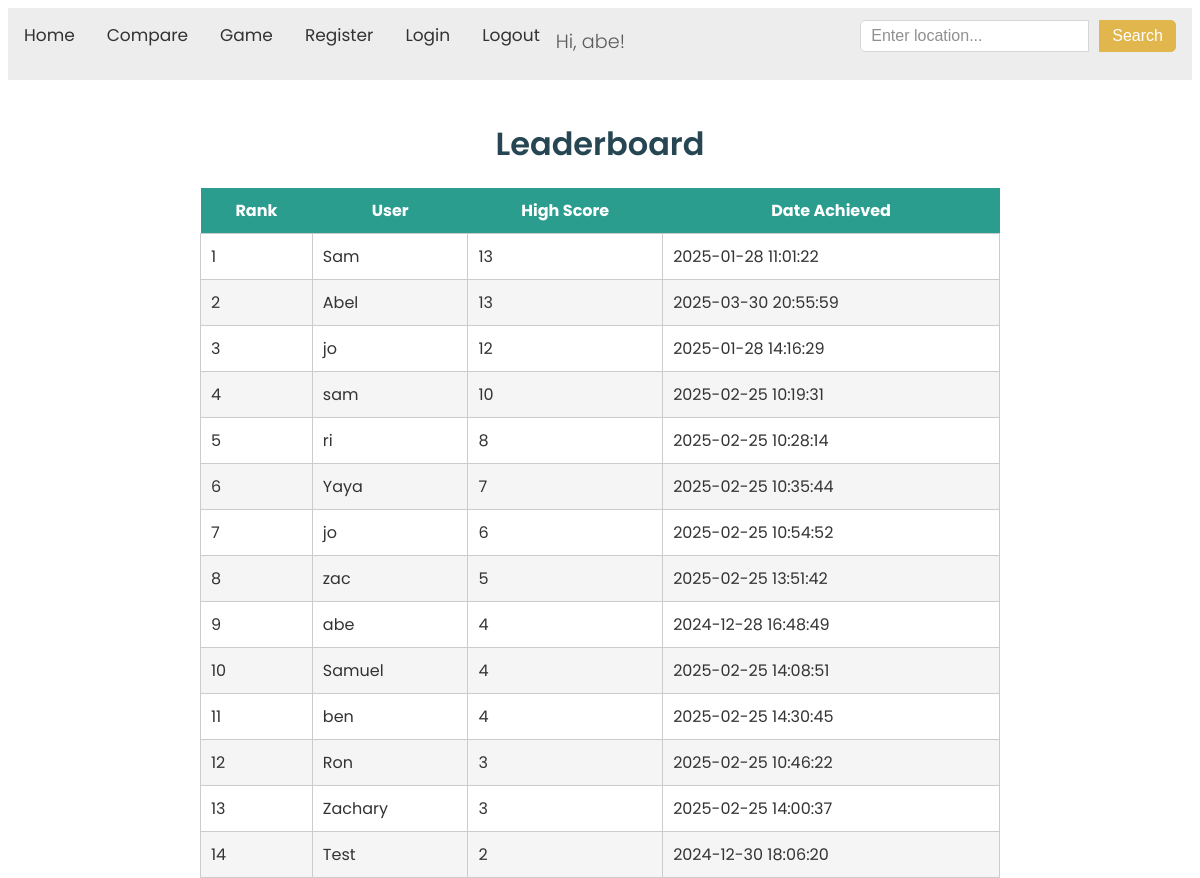
Page /leaderboard (signed in) on the committed database.
### tables this page shows
CREATE TABLE users (
                   id INTEGER PRIMARY KEY AUTOINCREMENT,
                   name TEXT NOT NULL,
                   email TEXT NOT NULL UNIQUE,
                   password TEXT NOT NULL);

### main.py (the view)
@app.route('/leaderboard')
def leaderboard():
    conn = sqlite3.connect('users.db')
    cursor = conn.cursor()
    cursor.execute('''
    SELECT u.name, MAX(h.score) as best_score, MAX(h.created_at) as latest_attempt
    FROM high_scores h
    JOIN users u ON u.id = h.user_id
    GROUP BY u.id
    ORDER BY best_score DESC, latest_attempt ASC
''')
    leaderboard_data = cursor.fetchall()
    conn.close()
    return render_template('leaderboard.html', leaderboard=leaderboard_data, enumerate=enumerate)

### main.py (called while the page is built)
@app.before_request
def load_loggd_in_user():
    g.user_name = session.get('user_name')

### templates/leaderboard.html
{% extends "base.html" %}
{% block content %}
<div class="leaderboard-container">
    <h1>Leaderboard</h1>
    <table>
        <thead>
            <tr>
                <th>Rank</th>
                <th>User</th>
                <th>High Score</th>
                <th>Date Achieved</th>
            </tr>
        </thead>
        <tbody>
            {% for rank, entry in enumerate(leaderboard, start=1) %}
            <tr>
                <td>{{ rank }}</td>
                <td>{{ entry[0] }}</td>
                <td>{{ entry[1] }}</td>
                <td>{{ entry[2] }}</td>
            </tr>
            {% endfor %}
        </tbody>
    </table>
</div>
{% endblock %}

### templates/base.html (shortened to what this page needs)
<html lang="en">
    <head>
        <link rel="stylesheet" href="{{ url_for('static',filename='styles.css')}}">
        <link href="https://cdnjs.cloudflare.com/ajax/libs/weather-icons/2.0.12/css/weather-icons.min.css" rel="stylesheet">
    </head>
    <body>
        <div class="topbar">
            <a href="{{ url_for('home') }}" class="{% if request.path == '/' %}active{% endif %}">Home</a>
            <a href="{{ url_for('compare') }}" class="{% if request.path == '/compare' %}active{% endif %}">Compare</a>
            <a href="{{ url_for('game') }}" class="{% if request.path == '/game' %}active{% endif %}">Game</a>
            <a href="{{ url_for('register') }}" class="{% if request.path == url_for('register') %}active{% endif %}">Register</a>
            <a href="{{ url_for('login') }}" class="{% if request.path == url_for('login') %}active{% endif %}">Login</a>
            {% if g.user_name %}
                <p class="greeting">Hi, {{ g.user_name }}!</p>
                <a href="{{ url_for('logout')  }}">Logout</a>
            {% endif %}
            <div class="search-container">
                <form action="/" method="POST" class="search-form">
                    <input type="text" name="location" class="search-input" placeholder="Enter location...">
                    <button type="submit" class="search-button">Search</button>
                </form>
            </div>
        </div>
        <div>
            {% block content %}
            {% endblock %}
        </div>
    </body>
    </html>

### static/styles.css (style rules this page uses)
body { font-family: 'Poppins', sans-serif; color: #333; }
h1, h2, h3 { font-weight: 600; }
p { font-weight: 300; }
.topbar { overflow: hidden; background-color: #e9e9e9; opacity: 80%; }
.topbar a { float: left; display: block; color: black; text-align: center; padding: 14px 16px; text-decoration: none; font-size: 17px; }
html { height: 100%; }
button { margin-left: 10px; padding: 5px; border: none; background-color: #f0f0f0; cursor: pointer; border-radius: 5px; }
.greeting { font-size: 1.2rem; margin-right: 10px; display: inline-block; }
.search-container { float: right; margin: 12px 16px; }
.search-form { display: flex; align-items: center; }
.search-input { padding: 6px 10px; font-size: 16px; border: 1px solid #ccc; border-radius: 5px 0 0 5px; outline: none; }
.search-button { padding: 6px 12px; font-size: 16px; background-color: goldenrod; border: 1px solid goldenrod; color: white; border-radius: 0 5px 5px 0; cursor: pointer; }
.leaderboard-container { max-width: 800px; margin: 40px auto; text-align: center; }
.leaderboard-container h1 { margin-bottom: 20px; font-size: 2rem; color: #264653; }
table { width: 100%; border-collapse: collapse; margin-top: 20px; }
thead th { background-color: #2a9d8f; color: white; padding: 10px; font-size: 16px; }
tbody td { padding: 10px; border: 1px solid #ccc; }
tbody tr:nth-child(even) { background-color: #f5f5f5; }

### rows in the picture
users: user_name "abe", rank "9", name "abe", entry "4", entry "2024-12-28 16:48:49"
users: rank "1", name "Sam", entry "13", entry "2025-01-28 11:01:22"
users: rank "2", name "Abel", entry "13", entry "2025-03-30 20:55:59"
users: rank "3", name "jo", entry "12", entry "2025-01-28 14:16:29"
users: rank "4", name "sam", entry "10", entry "2025-02-25 10:19:31"
users: rank "5", name "ri", entry "8", entry "2025-02-25 10:28:14"
users: rank "6", name "Yaya", entry "7", entry "2025-02-25 10:35:44"
users: rank "7", name "jo", entry "6", entry "2025-02-25 10:54:52"
users: rank "8", name "zac", entry "5", entry "2025-02-25 13:51:42"
users: rank "10", name "Samuel", entry "4", entry "2025-02-25 14:08:51"
users: rank "11", name "ben", entry "4", entry "2025-02-25 14:30:45"
users: rank "12", name "Ron", entry "3", entry "2025-02-25 10:46:22"
users: rank "13", name "Zachary", entry "3", entry "2025-02-25 14:00:37"
users: rank "14", name "Test", entry "2", entry "2024-12-30 18:06:20"
